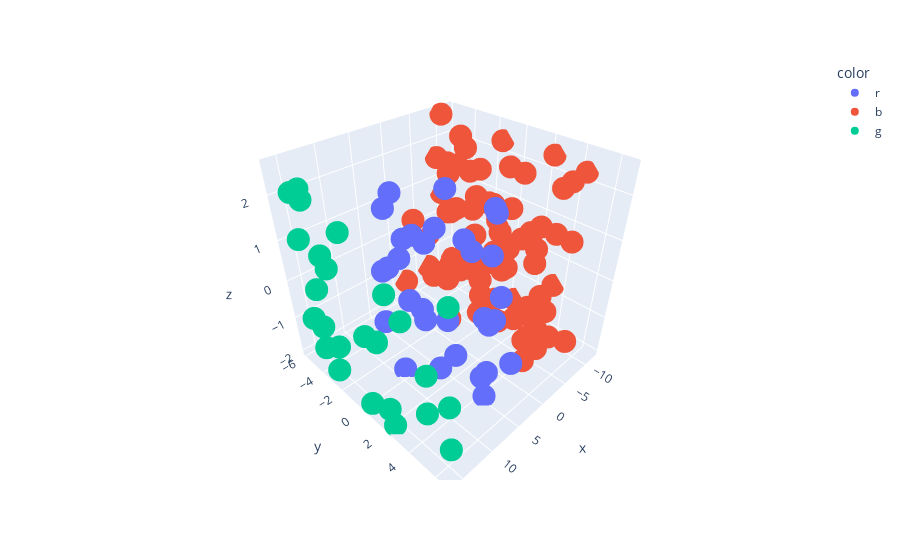

Notebook cell for this chart:
### Code cell
#K-means com PCA
pca = PCA(n_components=3)
pca_results = pca.fit_transform(X_selected)

#treinando, e plotando.
km_pca = KMeans(n_clusters=3).fit(pca_results)
fig = px.scatter_3d(x=pca_results [:,0],y=pca_results [:,1],z=pca_results [:,2],color=colors[km_pca.labels_])
fig.show()
